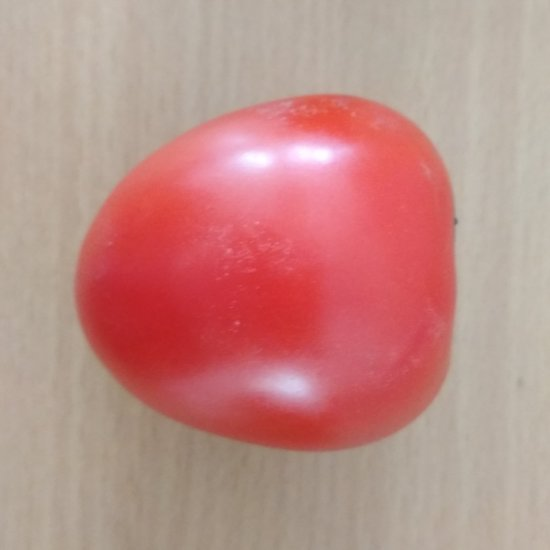
//> input picture samples/2.jpg, 550 x 550 px
$ ./main   (built with g++ and OpenCV 4)
//> lines starting //> are read from the running program, lines starting //| are printed output that depends on the picture
//
// Created by hieunguyen on 6/18/18.
//
#include <opencv2/opencv.hpp>
#include <iostream>
#include <dirent.h>
#include "opencv2/core.hpp"
#include "opencv2/imgproc.hpp"
#include "opencv2/ml.hpp"
#include "opencv2/highgui.hpp"

using namespace std;
using namespace cv;

#define BACKGROUND 33
#define RED        630
#define YELLOW     86
#define GREEN      -420

vector<Vec3b> pixelColor={Vec3b(255,255,255),Vec3b(0,0,255),
                          Vec3b(0,255,255),Vec3b(0,255,0),Vec3b(0,0,0)};

int colorDetermine(int value);

int main(int argc, char* argv[]){
    Mat image=imread("samples/2.jpg",CV_LOAD_IMAGE_COLOR);
//> image is the input picture: 550 rows x 550 cols, CV_8UC3; mean B, G, R 135, 140.4, 191.2
    cvtColor(image,image,CV_BGR2Lab);
//> image: 550 rows x 550 cols, CV_8UC3; mean of channels 0, 1, 2 163.9, 146.5, 140.7
    Mat segImage(image.rows,image.cols,CV_8UC3,Scalar(255,255,255));
    for (int i=0;i<image.rows;i++)
    {
        const uchar *pixel=image.ptr<uchar>(i);
        for (int j=0;j<image.cols;j++){
            pixel++;
            int a=*pixel++-128;
            int b=*pixel++-128;
            int checkValue=a*10+b;
            int iColor=colorDetermine(checkValue);
            cout << iColor << endl;
            segImage.at<Vec3b>(i,j)=pixelColor[iColor];
        }
    }
//> segImage: 550 rows x 550 cols, CV_8UC3; mean of channels 0, 1, 2 0, 83.3, 247.9

    namedWindow("image",CV_WINDOW_AUTOSIZE);
    imshow("image",image);
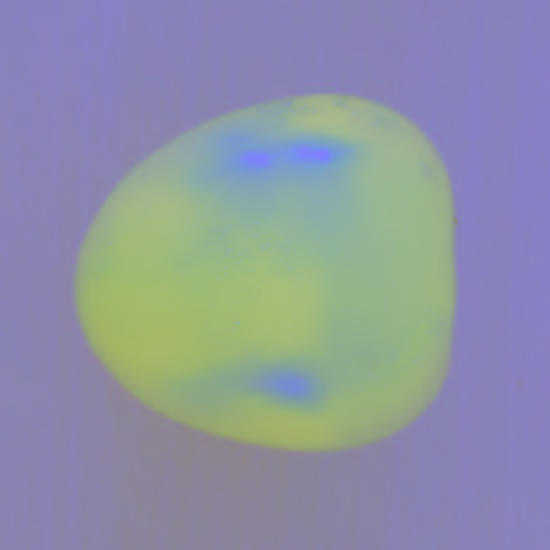
//> window 'image': 550 rows x 550 cols, CV_8UC3; mean B, G, R 163.9, 146.5, 140.7

    namedWindow("seg",CV_WINDOW_AUTOSIZE);
    imshow("seg",segImage);
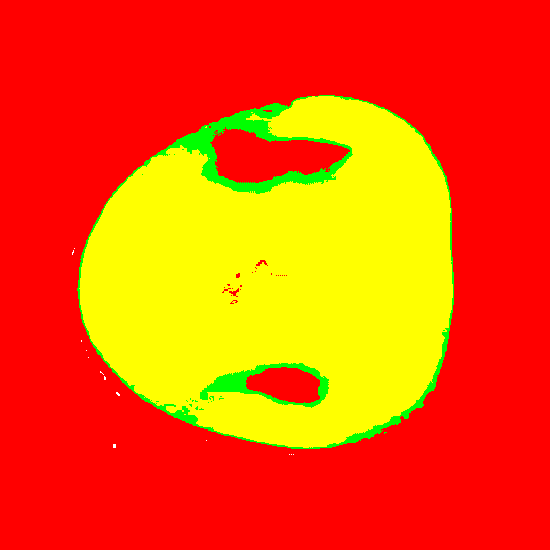
//> window 'seg': 550 rows x 550 cols, CV_8UC3; mean B, G, R 0, 83.3, 247.9
    waitKey(0);
    return 0;
}

int colorDetermine(int value){
    int distanceToEachColor[4]={-1};//{BG,Red,Yellow,Green}
    if (value>=20 && value <=40)
        distanceToEachColor[0]=abs(value-BACKGROUND);
    if (value>=330 && value <=930)
        distanceToEachColor[1]=abs(value-RED);
    if (value>=-215 && value <=390)
        distanceToEachColor[2]=abs(value-YELLOW);
    if (value>=-720 && value <=-120)
        distanceToEachColor[3]=abs(value-GREEN);
    if (distanceToEachColor[0]==-1 && distanceToEachColor[1]==-1)
        if (distanceToEachColor[2]==-1 && distanceToEachColor[3]==-1)
            return 4;
    int minDistance=1408;
    int colorIndex=0;
    for (int i=0;i<4;i++){
        if (distanceToEachColor[i]>-1 && distanceToEachColor[i]<minDistance) {
            minDistance = distanceToEachColor[i];
            colorIndex = i;
        }
    }
    return colorIndex;
}

$ run again, with samples/1.jpg copied over samples/2.jpg
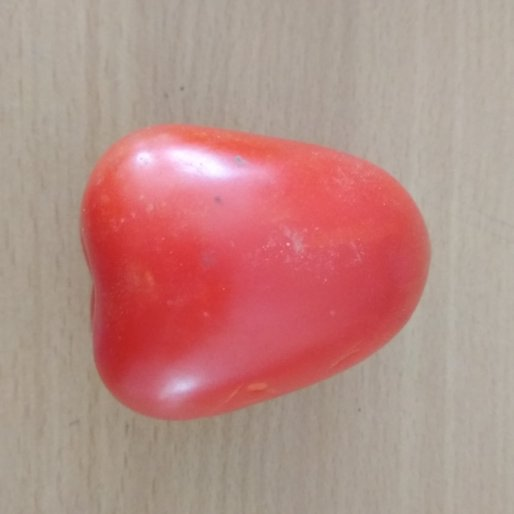
//> input picture samples/1.jpg, 514 x 514 px
//> image is the input picture: 514 rows x 514 cols, CV_8UC3; mean B, G, R 133.9, 139.9, 183.8
//> image: 514 rows x 514 cols, CV_8UC3; mean of channels 0, 1, 2 161.2, 143.9, 139.6
//> `imshow("image",image);`:
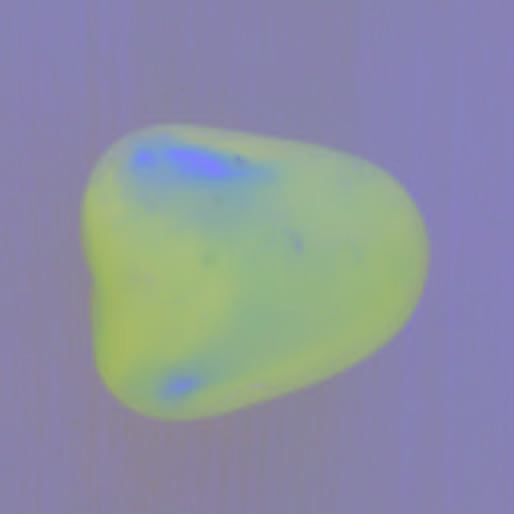
//> window 'image': 514 rows x 514 cols, CV_8UC3; mean B, G, R 161.2, 143.9, 139.6
//> `imshow("seg",segImage);`:
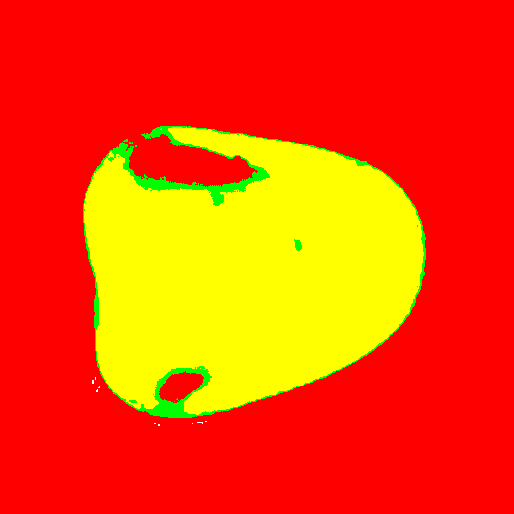
//> window 'seg': 514 rows x 514 cols, CV_8UC3; mean B, G, R 0, 71.2, 250.4

$ run again, with samples/3.jpg copied over samples/2.jpg
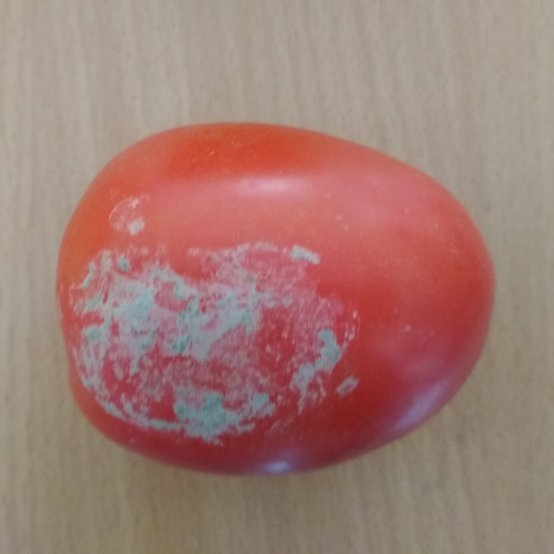
//> input picture samples/3.jpg, 554 x 554 px
//> image is the input picture: 554 rows x 554 cols, CV_8UC3; mean B, G, R 116, 123.4, 160.6
//> image: 554 rows x 554 cols, CV_8UC3; mean of channels 0, 1, 2 142, 141.6, 138.8
//> `imshow("image",image);`:
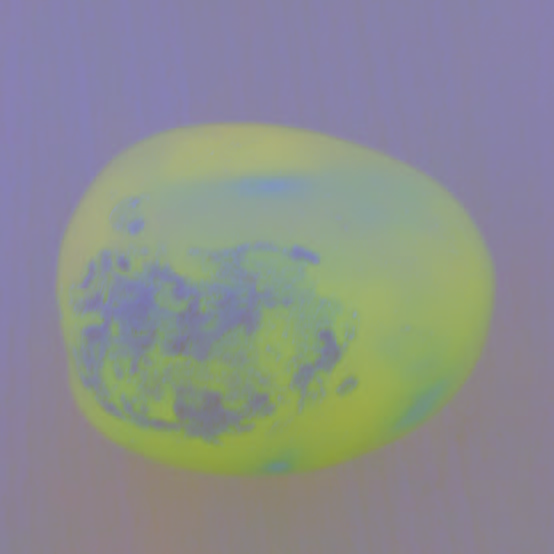
//> window 'image': 554 rows x 554 cols, CV_8UC3; mean B, G, R 142, 141.6, 138.8
//> `imshow("seg",segImage);`:
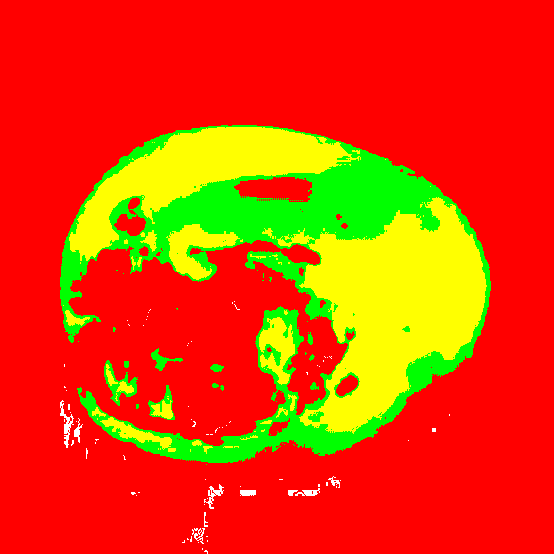
//> window 'seg': 554 rows x 554 cols, CV_8UC3; mean B, G, R 0.9, 64.7, 227.3

$ run again, with samples/4.jpg copied over samples/2.jpg
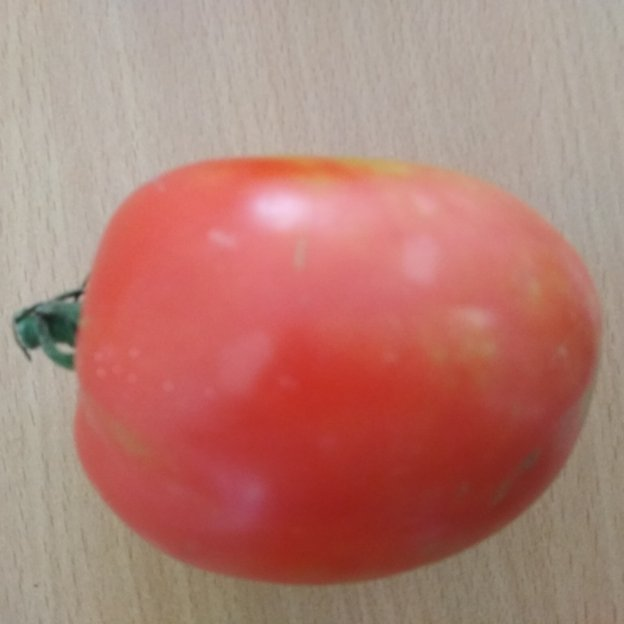
//> input picture samples/4.jpg, 624 x 624 px
//> image is the input picture: 624 rows x 624 cols, CV_8UC3; mean B, G, R 115.3, 125.1, 178.3
//> image: 624 rows x 624 cols, CV_8UC3; mean of channels 0, 1, 2 148.8, 147.8, 143.7
//> `imshow("image",image);`:
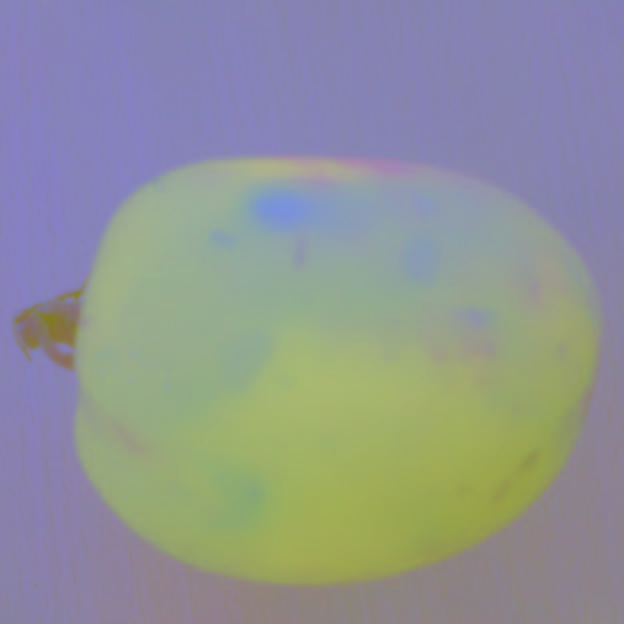
//> window 'image': 624 rows x 624 cols, CV_8UC3; mean B, G, R 148.8, 147.8, 143.7
//> `imshow("seg",segImage);`:
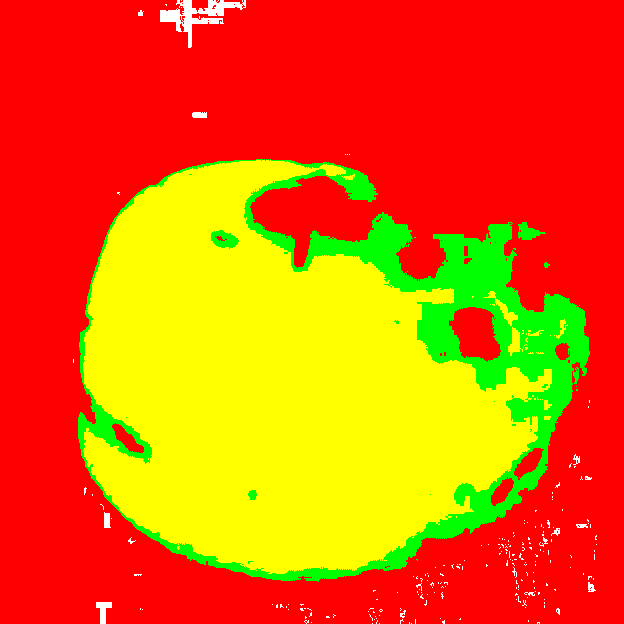
//> window 'seg': 624 rows x 624 cols, CV_8UC3; mean B, G, R 1.7, 101.1, 234.6
